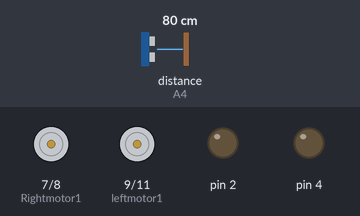
Simulated run of this sketch. Board: Arduino Uno, built with avr-gcc and run on an emulated ATmega328P. On the bench: motor-driver pin pairs drawn as motors (green arrow = first pin HIGH = forward, orange = second pin HIGH = backward, longer = more drive, scaled by the enable pin), output pins drawn as LEDs (lit = HIGH). Wiring (inferred from the names in the program): ultrasonic range finder: trigger A5; echo A4. The inputs (shaded band) are chosen by the test bench; at power-on: distance to the obstacle (sensor on A4) 80 cm. The echo pulse lasts 58.3 µs per cm; pins used as bus, display or sensor lines are not drawn; what the sketch prints to the serial monitor is not drawn.

Above: at 1.2 s.
1.3 s: distance to the obstacle (sensor on A4) set to 55 cm
3.0 s: distance to the obstacle (sensor on A4) set to 48 cm
At 4.3 s:
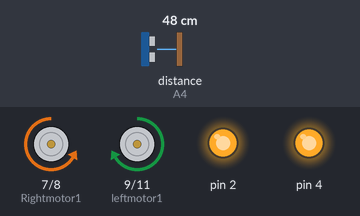
Timing chart, 0 to 6.0 s (numbered marks = the images above; inputs shaded):
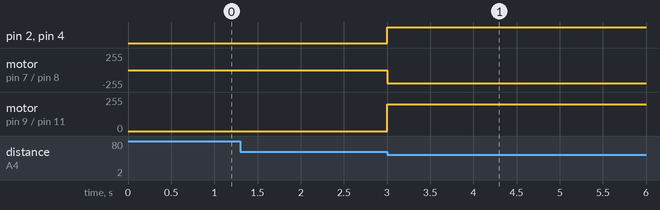

The sketch:

lab2.ino
```cpp
#include<Servo.h>
int Echo = A4;
int Trig = A5;
int Rightmotor1 = 7; //pin 1 of Rightmotor
int Rightmotor2 = 8; //pin2 of Rightmotor
int leftmotor1 = 9;//pin1 of leftmotor
int leftmotor2 = 11;//pin2 of leftmotor
int en1=5; //enable pin for Rightmotor
int en2=6; // enable pin for leftmotor


//int rightDistance = 0, leftDistance = 0, middleDistance = 0;
void setup(){
   pinMode(Trig,OUTPUT);
   pinMode(Echo,INPUT);
   pinMode(Rightmotor1,OUTPUT);  // attach Right Motor 1st wire to pin 4
  pinMode(Rightmotor2,OUTPUT); // attach Right Motor 1st wire to pin 5
  pinMode(leftmotor1,OUTPUT);// attach Right Motor 1st wire to pin 6
  pinMode(leftmotor2,OUTPUT);// attach Right Motor 1st wire to pin 7
  pinMode(en1,OUTPUT);  //attach motor drivers rightmotor enable pin to PWM pin 9 of arduino
  pinMode(en2,OUTPUT);//attach motor drivers leftmotor enable pin to PWM pin 10 of arduino
  pinMode(2,OUTPUT);
  pinMode(4,OUTPUT);
  Serial.begin(9600);
}

void loop(){

digitalWrite(Trig, LOW);
  delayMicroseconds(2);
  digitalWrite(Trig, HIGH);
  delayMicroseconds(20);
  digitalWrite(Trig, LOW);
  int Fdistance = pulseIn(Echo,HIGH);
  Fdistance= Fdistance / 58;
  Serial.write(Fdistance);
  if(Fdistance>300)
  {
    digitalWrite(Rightmotor1, HIGH);  ////////////FORWARD ////////////////////////
      digitalWrite(Rightmotor2, LOW);
      digitalWrite(leftmotor1, LOW);
      digitalWrite(leftmotor2,HIGH);
       analogWrite(en1,200);// for controlling speed of Rightmotor vary the value from 0 to 255
       analogWrite(en2,200);// for controlling speed of leftmotor vary the value from 0 to 255
       digitalWrite(2,LOW);
       digitalWrite(4,LOW);
        delay(200);
  }
  else if(Fdistance<50)
  {
    digitalWrite(Rightmotor1, LOW);  ////////////FORWARD ////////////////////////
      digitalWrite(Rightmotor2,HIGH);
      digitalWrite(leftmotor1, HIGH);
      digitalWrite(leftmotor2, LOW);
       analogWrite(en1,200);// for controlling speed of Rightmotor vary the value from 0 to 255
       analogWrite(en2,200);// for controlling speed of leftmotor vary the value from 0 to 255
       digitalWrite(2,HIGH);
       digitalWrite(4,HIGH);
        delay(200);

  }
}
```

Measured:
- the behaviour switches between 51 and 50 cm on distance to the obstacle (sensor on A4) (found by bisection; images 0 and 1)
- after the input at 1.3 s, every drawn part: stays the same
- after the input at 3.0 s, pin 2, pin 4: LOW → HIGH at once; motor on pin 7 (Rightmotor1) / pin 8 (Rightmotor2): stopped → backward 200/255 at once; motor on pin 9 (leftmotor1) / pin 11 (leftmotor2): stopped → forward 200/255 at once
